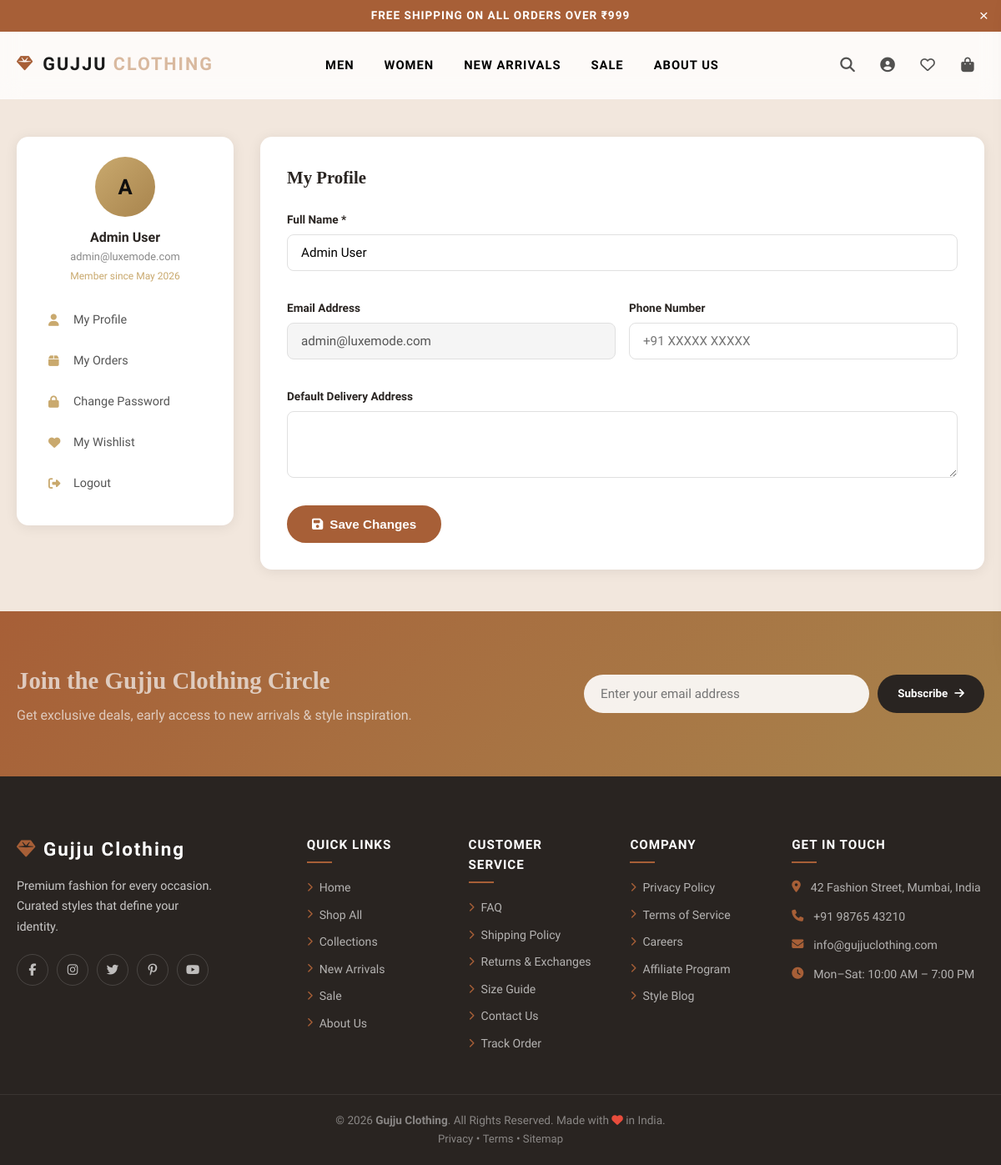
The app's page /pages/account.php (signed in) with its own data.
### tables this page shows
CREATE TABLE IF NOT EXISTS `users` (
  `id` INT UNSIGNED AUTO_INCREMENT PRIMARY KEY,
  `name` VARCHAR(100) NOT NULL,
  `email` VARCHAR(150) NOT NULL UNIQUE,
  `password` VARCHAR(255) NOT NULL,
  `phone` VARCHAR(20),
  `address` TEXT,
  `role` ENUM('customer','admin') DEFAULT 'customer',
  `status` ENUM('active','inactive') DEFAULT 'active',
  `created_at` TIMESTAMP DEFAULT CURRENT_TIMESTAMP
);

### includes/db.php (called while the page is built, shortened)
<?php
function getDB() {
    static $pdo = null;
    if ($pdo === null) {
        try {
            $dsn = "mysql:host=" . DB_HOST . ";dbname=" . DB_NAME . ";charset=utf8mb4";
            $options = [
                PDO::ATTR_ERRMODE            => PDO::ERRMODE_EXCEPTION,
                PDO::ATTR_DEFAULT_FETCH_MODE => PDO::FETCH_ASSOC,
                PDO::ATTR_EMULATE_PREPARES   => false,
            ];
            $pdo = new PDO($dsn, DB_USER, DB_PASS, $options);
            $pdo->exec("CREATE TABLE IF NOT EXISTS `product_images` (
              `id` INT(11) AUTO_INCREMENT PRIMARY KEY,
              `product_id` INT(11) NOT NULL,
              `image_path` VARCHAR(255) NOT NULL,
              `alt_text` VARCHAR(200),
              `sort_order` INT(11) DEFAULT 0,
              `created_at` TIMESTAMP DEFAULT CURRENT_TIMESTAMP
            ) ENGINE=InnoDB DEFAULT CHARSET=utf8mb4;");
            $pdo->exec("CREATE TABLE IF NOT EXISTS `password_reset_keys` (
              `id` INT(11) AUTO_INCREMENT PRIMARY KEY,
              `user_id` INT(11) UNSIGNED NOT NULL,
              `secret_key` VARCHAR(100) NOT NULL UNIQUE,
              `expires_at` DATETIME NOT NULL,
              `used` TINYINT(1) DEFAULT 0,
              `created_at` TIMESTAMP DEFAULT CURRENT_TIMESTAMP,
              FOREIGN KEY (`user_id`) REFERENCES `users`(`id`) ON DELETE CASCADE
            ) ENGINE=InnoDB DEFAULT CHARSET=utf8mb4;");
        } catch (PDOException $e) {
            if (DEBUG_MODE) {
                die("Database Connection Failed: " . $e->getMessage());
            } else {
                die("Service temporarily unavailable. Please try again later.");
            }
        }
    }
    return $pdo;
}
function dbFetchOne($sql, $params = []) {
    $stmt = getDB()->prepare($sql);
    $stmt->execute($params);
    return $stmt->fetch();
}

### includes/functions.php (called while the page is built, shortened)
<?php
require_once __DIR__ . '/db.php';
function e($str) {
    return htmlspecialchars($str ?? '', ENT_QUOTES, 'UTF-8');
}

### pages/account.php (the view, shortened to what this page needs)
<?php
require_once __DIR__ . '/../includes/functions.php';
$userId = $_SESSION['user_id'];
$user   = dbFetchOne("SELECT id, name, email, phone, address, role, created_at FROM users WHERE id = ?", [$userId]);
include __DIR__ . '/../includes/header.php';
?>
<div class="container" style="padding:50px 20px">
  <div style="display:grid;grid-template-columns:260px 1fr;gap:32px;align-items:start">
    <div style="background:#fff;border-radius:14px;padding:24px;box-shadow:0 2px 16px rgba(0,0,0,.08);position:sticky;top:90px">
      <div style="text-align:center;margin-bottom:20px">
        <div style="width:72px;height:72px;border-radius:50%;background:linear-gradient(135deg,#c9a96e,#a8844d);margin:0 auto 12px;display:flex;align-items:center;justify-content:center;font-size:1.6rem;font-weight:800;color:#0f0f0f">
          <?= strtoupper(substr($user['name'], 0, 1)) ?>
        </div>
        <div style="font-weight:700;font-size:1rem"><?= e($user['name']) ?></div>
        <div style="font-size:.8rem;color:#888"><?= e($user['email']) ?></div>
        <div style="font-size:.75rem;color:#c9a96e;margin-top:4px">Member since <?= date('M Y', strtotime($user['created_at'])) ?></div>
      </div>
      <nav>
        <?php $navItems = [
          ['#tab-profile','fa-user','My Profile','profile'],
          ['#tab-orders','fa-box','My Orders','orders'],
          ['#tab-password','fa-lock','Change Password','password'],
          [SITE_URL.'/pages/wishlist.php','fa-heart','My Wishlist',''],
          [SITE_URL.'/auth/logout.php','fa-sign-out-alt','Logout',''],
        ]; foreach ($navItems as $n): ?>
        <a href="<?= $n[0] ?>" onclick="<?= $n[3] ? "showTab('{$n[3]}');return false;" : '' ?>"
           style="display:flex;align-items:center;gap:12px;padding:11px 14px;border-radius:8px;color:#555;font-size:.9rem;margin-bottom:4px;transition:.3s"
           onmouseover="this.style.background='#f9f7f4';this.style.color='#c9a96e'" onmouseout="this.style.background='';this.style.color='#555'">
          <i class="fa <?= $n[1] ?>" style="width:18px;color:#c9a96e"></i><?= $n[2] ?>
        </a>
        <?php endforeach; ?>
      </nav>
    </div>
    <div>
      <div id="tab-profile" class="account-tab">
        <div style="background:#fff;border-radius:14px;padding:32px;box-shadow:0 2px 16px rgba(0,0,0,.08)">
          <h2 style="font-family:'Playfair Display',serif;font-size:1.3rem;margin-bottom:24px">My Profile</h2>
          <form method="POST" action="">
            <div style="display:grid;grid-template-columns:1fr 1fr;gap:16px">
              <div class="form-group" style="grid-column:1/-1">
                <label>Full Name *</label>
                <input type="text" name="name" required value="<?= e($user['name']) ?>"/>
              </div>
              <div class="form-group">
                <label>Email Address</label>
                <input type="email" value="<?= e($user['email']) ?>" disabled style="background:#f5f5f5;cursor:not-allowed"/>
              </div>
              <div class="form-group">
                <label>Phone Number</label>
                <input type="tel" name="phone" value="<?= e($user['phone'] ?? '') ?>" placeholder="+91 XXXXX XXXXX"/>
              </div>
              <div class="form-group" style="grid-column:1/-1">
                <label>Default Delivery Address</label>
                <textarea name="address" rows="3" style="width:100%;padding:12px 16px;border:1.5px solid #e0e0e0;border-radius:8px;font-family:inherit;font-size:.95rem;resize:vertical;outline:none"><?= e($user['address'] ?? '') ?></textarea>
              </div>
            </div>
            <button type="submit" class="btn btn-primary" style="margin-top:8px"><i class="fa fa-save"></i> Save Changes</button>
          </form>
        </div>
      </div>
    </div>
  </div>
</div>
<?php include __DIR__ . '/../includes/footer.php'; ?>

### assets/css/style.css (style rules this page uses)
*, *::before, *::after { box-sizing: border-box; margin: 0; padding: 0 }
:root { --dark: #292421; --dark2: #1e1a18; --dark3: #38322e; --copper: #A75F37; --pink: #CA8E82; --tan: #D9B99F; --blush: #F2D6CE; --vanilla: #F2E7DD; --green: #7A958F; --mint: #BAE0DA; --primary: var(--copper); --primary-dark: #8a4d2b; --gray: #777; --light: var(--vanilla); --white: #fff; --radius: 12px; --radius-sm: 8px; --shadow: 0 4px 24px rgba(41, 36, 33, .12); --shadow-lg: 0 8px 48px rgba(41, 36, 33, .2); --trans: .3s ease; }
html { scroll-behavior: smooth }
body { font-family: 'Faculty Glyphic', 'Marcellus', sans-serif; background: var(--light); color: var(--dark); line-height: 1.6; overflow-x: hidden }
a { text-decoration: none; color: inherit; transition: var(--trans) }
.container { max-width: 1280px; margin: 0 auto; padding: 0 20px }
.btn { display: inline-flex; align-items: center; gap: 8px; padding: 12px 28px; border-radius: 50px; font-size: .95rem; font-weight: 600; cursor: pointer; transition: var(--trans); border: 2px solid transparent; white-space: nowrap }
.btn-primary { background: var(--primary); color: var(--white); border-color: var(--primary) }
.form-group { margin-bottom: 18px }
.form-group label { display: block; font-size: .85rem; font-weight: 600; margin-bottom: 6px; color: var(--dark) }
.form-group input, .form-group select, .form-group textarea { width: 100%; padding: 12px 16px; border: 1.5px solid #e0e0e0; border-radius: var(--radius-sm); font-family: inherit; font-size: .95rem; transition: var(--trans); outline: none; background: var(--white) }
.account-tab { animation: fadeIn .3s ease }

### records on screen
users: name "A", name "Admin User", email "admin@luxemode.com", created_at "May 2026"

### other values on screen
CURRENCY "₹"
$n[2] "My Profile"
$n[2] "My Orders"
$n[2] "Change Password"
$n[2] "My Wishlist"
$n[2] "Logout"
SITE_EMAIL "info@gujjuclothing.com"
